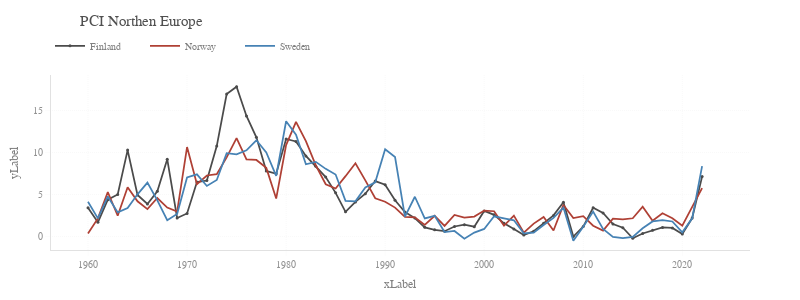

Notebook source saved alongside this figure:
### Code cell
fig = pl_figure(figsize=(800, 300))

pl_plot(
    go.Scatter(x=data.index, y=data['Finland'], mode='lines+markers', line_color=palette[0], name='Finland'), fig)
pl_plot(
    go.Scatter(x=data.index, y=data['Norway'], mode='lines+markers', name='Norway'), fig)
pl_plot(
    go.Scatter(x=data.index, y=data['Sweden'], mode='lines+markers', line_color=palette[2], name='Sweden'), fig)

pl_labels(x='xLabel', y='yLabel', fig=fig)
pl_title('PCI Northen Europe', size=15, fig=fig)
# pl_rstyle(xticks=[1960, 2025, 5], yticks=[0, 20, 5], ylim=[-1, 20])

fig.show(config=config)
pl_savefig(fig, 'pci_scandinavia', dir=path_save_img, config=config)
